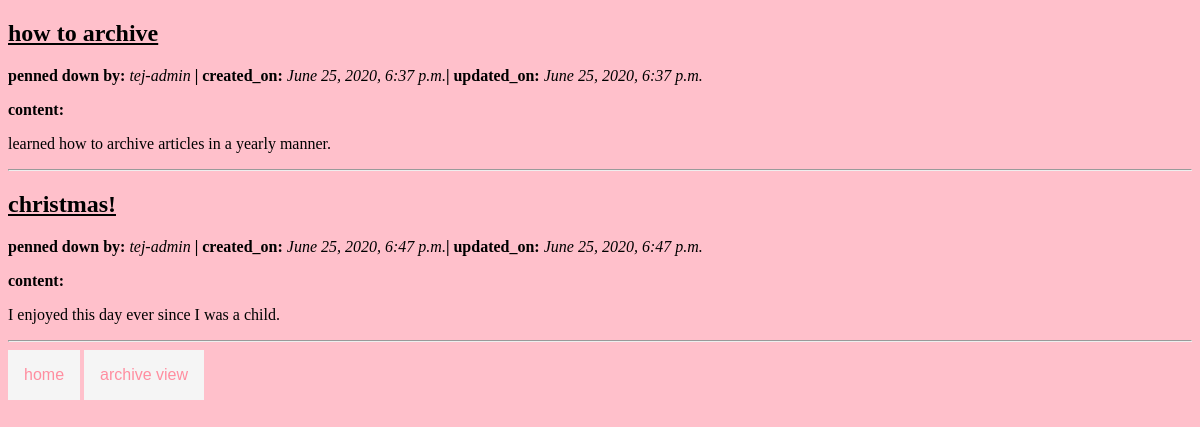
Screenshot of /tempview/ with the database file from the repository.
### tej/models.py (models this page shows, shortened)
class Article(models.Model):
    title = models.CharField(max_length=200)
    pub_date = models.DateField()
    content = models.TextField()
    updated_on = models.DateTimeField(auto_now= True)
    created_on = models.DateTimeField(auto_now_add=True)
    author = models.ForeignKey(User, on_delete= models.CASCADE)

### tej/views.py (the view)
# urls.py: urlpatterns = [ path('tempview/', templateView.as_view(), name='templateview'),
class templateView(TemplateView):
    template_name= 'templateview.html'
    def get_context_data(self, **kwargs):
        context = super().get_context_data(**kwargs)
        context['latest_articles'] =  Article.objects.all()[:5]
        return context

### tej/templates/templateview.html (shortened to what this page needs)
<!DOCTYPE html>
<html lang="en">
<head>
</head>
<body style="background-color: pink;">
<div class="container">
    <div class="row">
            {% for article in latest_articles %}
            <div class="card mb-4">
                <div class="card-body">
                    <h2 class="card-title">{{ article.title }}</h2>
                    <p  class="card-text text-muted h6"><b>penned down by: </b><em>{{ article.author }}</em> <b>| </b><b>created_on: </b><em>{{ article.created_on}}</em><b>| </b><b>updated_on: </b> <em>{{ article.updated_on}}</em> </p>
                    <p  class="card-text text-muted h6"><b>content:</b></p>
                    <p class="card-text">{{article.content|slice:":200" }}</p>
                    <hr>
                </div>
            </div>
            {% endfor %}
</div>
</div>
    <div class="dropdown">
        <button class="dropbtn">home</button>
      </div>
      <div class="dropdown">
        <button class="dropbtn">archive view</button>
      </div>
</body>
</html>

### tej/templates/templateview.html (style rules this page uses)
.dropbtn { background-color:whitesmoke; color: rgb(255, 142, 160); padding: 16px; font-size: 16px; border: none; cursor: pointer; text-decoration: none; }
.dropdown { position: relative; display: inline-block; text-decoration: none; }
h2 { text-decoration: underline; }

### rows the page displays
Article: title "how to archive", author "tej-admin", created_on "June 25, 2020, 6:37 p.m.", updated_on "June 25, 2020, 6:37 p.m.", content "learned how to archive articles in a yearly manner."
Article: title "christmas!", author "tej-admin", created_on "June 25, 2020, 6:47 p.m.", updated_on "June 25, 2020, 6:47 p.m.", content "I enjoyed this day ever since I was a child."
